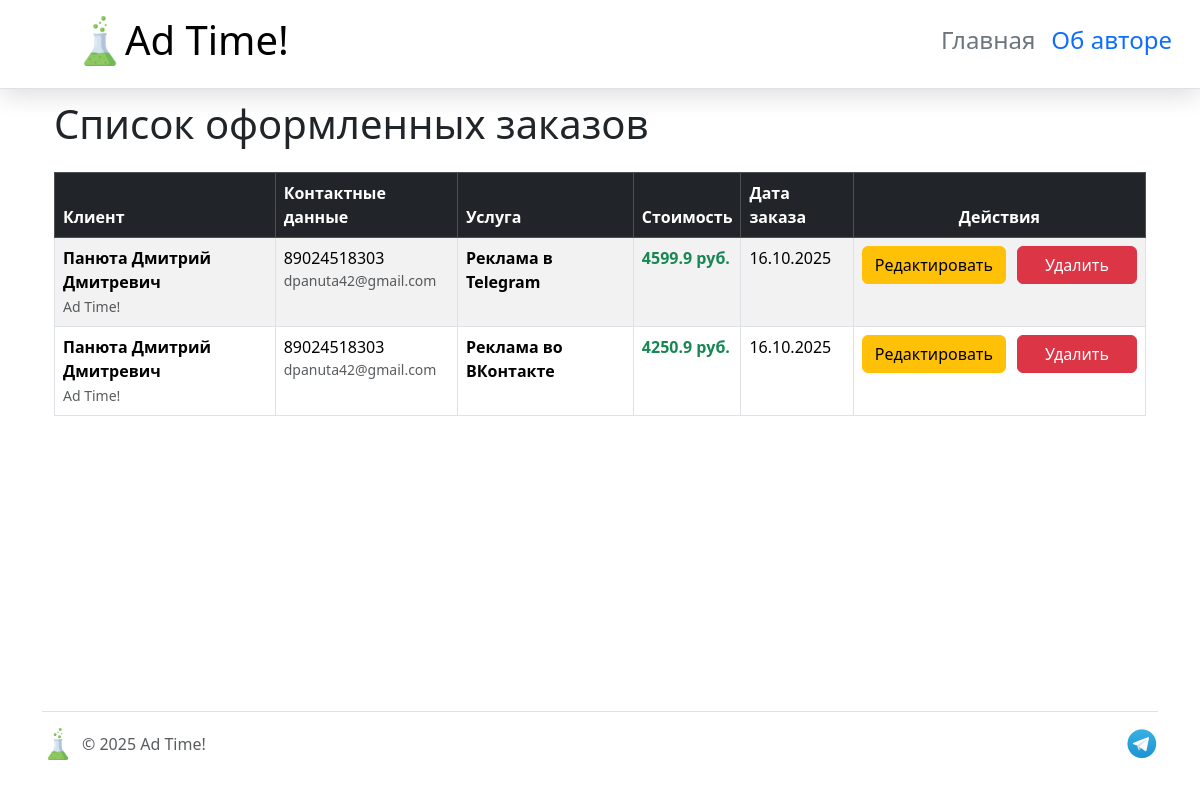
/list-ordres, run on the app's committed database.
### models.py (models this page shows, shortened)
class Order(db.Model):
    __tablename__ = 'orders'
    id = db.Column(db.Integer, primary_key=True)
    customer_id = db.Column(db.Integer, db.ForeignKey(
        'customers.id'), nullable=False)
    service_id = db.Column(db.Integer, db.ForeignKey(
        'services.id'), nullable=False)
    order_date = db.Column(db.Date, nullable=False)
    customer = db.relationship('Customer', backref='orders')
    service = db.relationship('Service', backref='orders')

class Customer(db.Model):
    __tablename__ = 'customers'
    id = db.Column(db.Integer, primary_key=True)
    name = db.Column(db.String(125), nullable=False)
    date_of_birth = db.Column(db.Date)
    phone_number = db.Column(
        db.String(11), nullable=False, unique=True)
    email = db.Column(db.String(100))
    company = db.Column(db.String(100))

class Service(db.Model):
    __tablename__ = 'services'
    id = db.Column(db.Integer, primary_key=True)
    service_name = db.Column(db.String(125), nullable=False)
    description = db.Column(db.Text(1000))
    price = db.Column(db.Float(), nullable=False, default='0')

### app.py (the view)
@app.route('/list-ordres')
def list_orders():
    orders = Order.query.all()
    app.logger.info("The page with the list of all orders has been loaded")
    return render_template('list_orders.html', orders=orders)

### templates/list_orders.html (shortened to what this page needs)
{% extends 'base.html' %}
{% block content %}
<div class="container">
    <h1 class="mb-4">Список оформленных заказов</h1>
    {% if orders %}
    <table class="table mt-4 table-bordered table-striped table-hover">
        <thead class="table-dark">
            <tr>
                <th>Клиент</th>
                <th>Контактные данные</th>
                <th>Услуга</th>
                <th>Стоимость</th>
                <th>Дата заказа</th>
                <th class="text-center">Действия</th>
            </tr>
        </thead>
        <tbody>
            {% for order in orders %}
            <tr>
                <td>
                    <b>{{ order.customer.name }}</b>
                    {% if order.customer.company %}
                    <br><small class="text-muted">{{ order.customer.company }}</small>
                    {% endif %}
                </td>
                <td>
                    <div>{{ order.customer.phone_number }}</div>
                    <div class="text-muted small">{{ order.customer.email or 'Email не указан' }}</div>
                </td>
                <td>
                    <strong>{{ order.service.service_name }}</strong>
                </td>
                <td>
                    <span class="fw-bold text-success">{{ order.service.price }} руб.</span>
                </td>
                <td>
                    {{ order.order_date.strftime('%d.%m.%Y') }}
                </td>
                <td class="text-center">
                    <div class="btn-group" role="group">
                        <a href="{{ url_for('update_order', order_id=order.id) }}" class="btn btn-warning rounded">Редактировать</a>
                        <a href="{{ url_for('delete_order', order_id=order.id) }}"
                        class="btn btn-danger rounded"
                        onclick="return confirm('Вы уверены, что хотите удалить этот заказ?')">Удалить</a>
                </div>
                </td>
            </tr>
            {% endfor %}
        </tbody>
    </table>
    {% else %}
    <div class="alert alert-info mt-4">
        <h4 class="alert-heading">Заказов пока нет!</h4>
        <p class="mb-0">Вы еще не оформили ни одного заказа. <a href="{{ url_for('add_order') }}" class="alert-link">Создайте первый заказ</a>.</p>
    </div>
    {% endif %}
</div>
{% endblock %}

### static/css/main.css (style rules this page uses)
body { margin: 0; padding: 0; }
.btn { margin-bottom: 16px; }
.btn-group { display: flex; justify-content: center; gap: 12px; }
.btn { padding: 8px 16px; font-size: 1rem; min-width: 120px; }

### data on the page
Order: customer.name "Панюта Дмитрий Дмитревич", customer.company "Ad Time!", customer.phone_number "89024518303", customer "dpanuta42@gmail.com", service.service_name "Реклама в Telegram", service.price "4599.9", order_date "16.10.2025"
Order: customer.name "Панюта Дмитрий Дмитревич", customer.company "Ad Time!", customer.phone_number "89024518303", customer "dpanuta42@gmail.com", service.service_name "Реклама во ВКонтакте", service.price "4250.9", order_date "16.10.2025"
